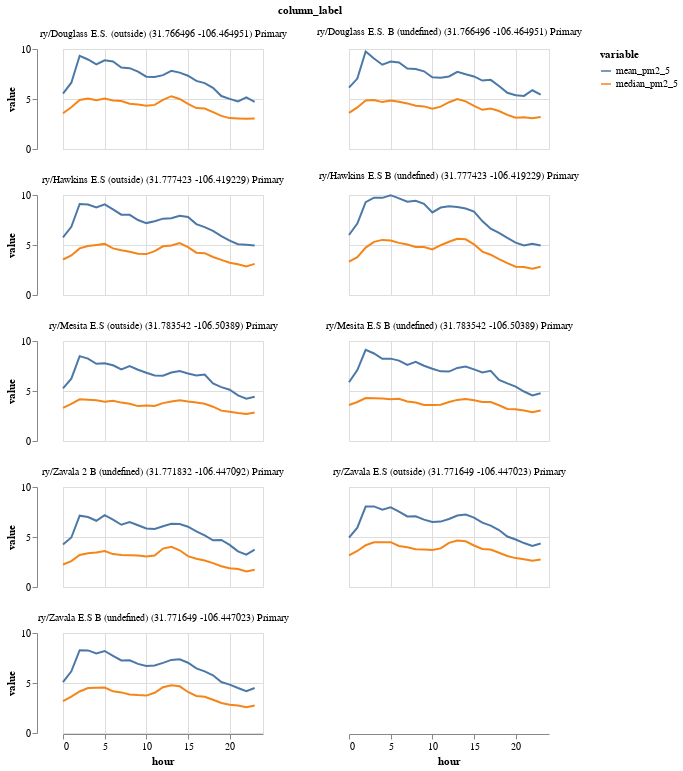

Notebook code cell kept with this figure:
### Code cell
# Mean and median pm2.5 by hour (excluding Zavala 2 (outside))
print('Mean and median pm2.5 by hour (excluding Zavala 2 (outside))')
facet_filtered

### Figure 1 — Vega-Lite specification as saved in the notebook (floating-point values rounded to 4 significant figures; data arrays with more than 128 entries replaced by an {"elided": "..."} marker saying what was removed)
{"config": {"view": {"continuousWidth": 400, "continuousHeight": 300}}, "data": {"name": "data-d5b5367b93c273a44859a9b76d3f78a1"}, "mark": "line", "encoding": {"color": {"type": "nominal", "field": "variable"}, "facet": {"type": "ordinal", "columns": 2, "field": "column_label"}, "x": {"type": "quantitative", "field": "hour", "scale": {"zero": false}}, "y": {"type": "quantitative", "field": "value"}}, "height": 100, "width": 200, "$schema": "https://vega.github.io/schema/vega-lite/v4.8.1.json", "datasets": {"data-d5b5367b93c273a44859a9b76d3f78a1": {"elided": "432 records"}}}
